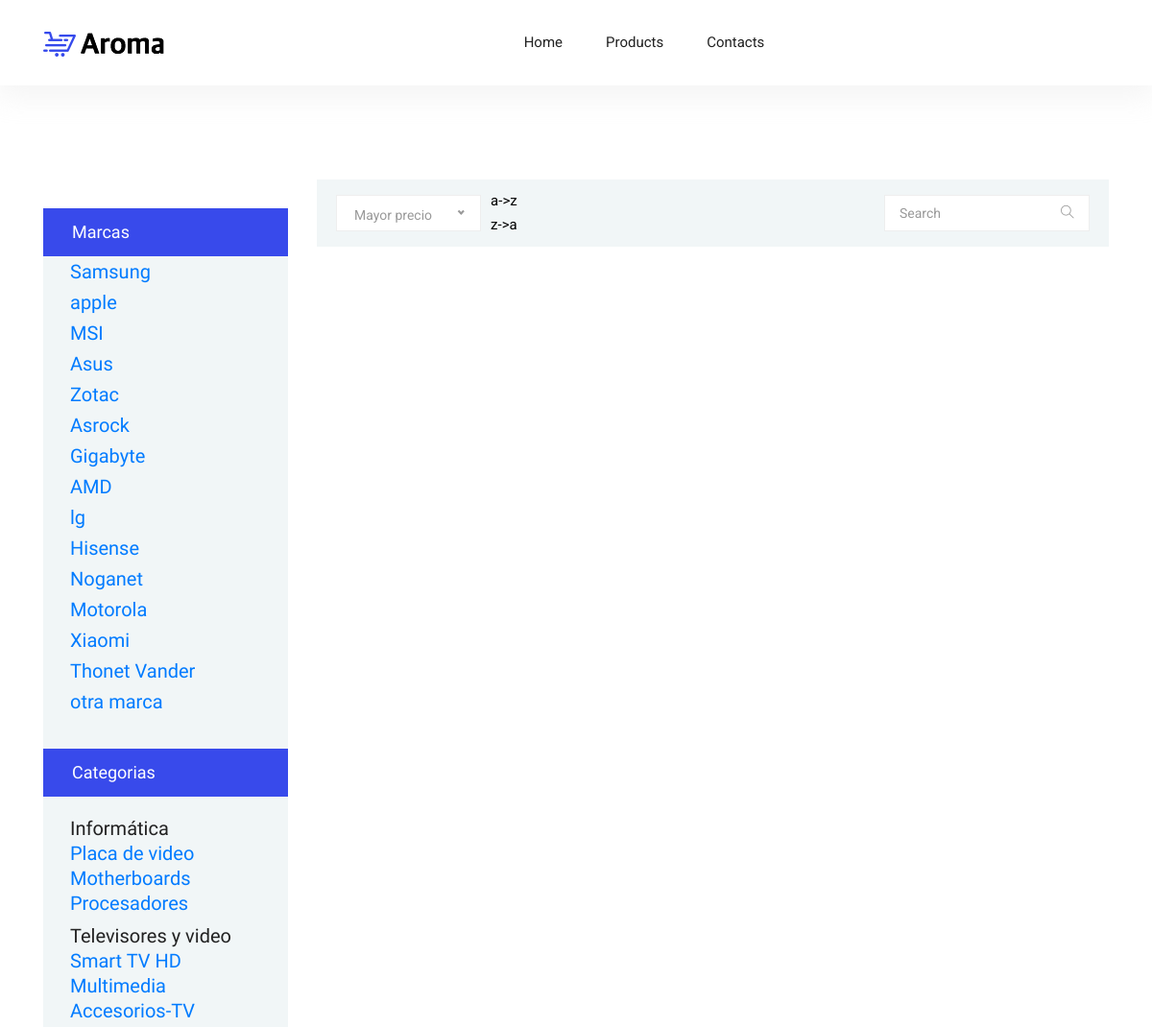
The page /tp-1/productosDeLaCategoria.php (upper part) on the database as committed earlier.
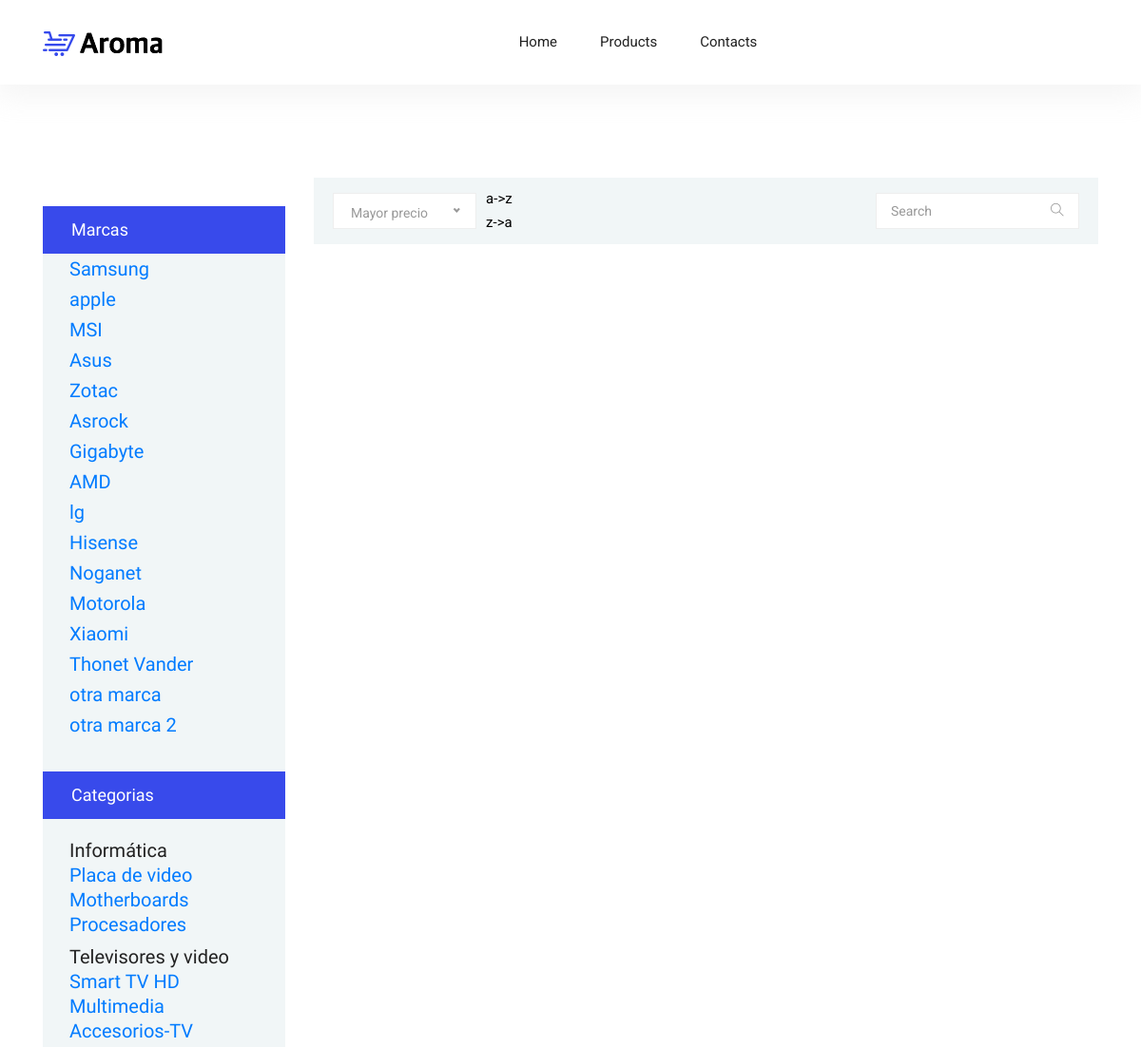
The same page on the database as committed later.
### tables this page shows
CREATE TABLE `marcas` (
  `id_marca` int(11) NOT NULL,
  `descripcion` varchar(100) DEFAULT NULL,
  `deshabilitado` char(1) NOT NULL DEFAULT '1'
);

CREATE TABLE `categorias` (
  `id_categoria` int(11) NOT NULL,
  `nombre` varchar(250) NOT NULL,
  `id_padre` int(11) NOT NULL DEFAULT 0,
  `deshabilitado` tinyint(1) NOT NULL DEFAULT 0
);

### tp-1/productosDeLaCategoria.php (the view, shortened to what the changed rows need)
<?php
 require_once('category.php');
?>

### tp-1/class/classMarcas.php (called while the page is built, shortened)
<?php
class sqlMarca{
    var $con;
    function sqlMarca ($con){
        $this->con = $con;
    }
    function getMarcas(){
        $sql = "SELECT * FROM marcas";
        return $this->con->query($sql, PDO::FETCH_ASSOC);
    }
}
?>

### tp-1/class/classCategory.php (called while the page is built, shortened)
<?php
class sqlCategoria{
    var $con;
    function sqlCategoria ($con){
        $this->con = $con;
    }
    function getCategorias($idPadre = 0){
        $sql = "SELECT * FROM categorias WHERE id_padre = ".$idPadre;
        return $this->con->query($sql, PDO::FETCH_ASSOC);
    }
}
?>

### tp-1/productosDeLaCategoria.php (the view, shortened to what the changed rows need)
<?php
 require_once('category.php');
?>

### tp-1/left_marcas.php (shortened to what the changed rows need)
                   <?php
include_once('class/classMarcas.php');
include_once('category.php');
?>
                   <div class="sidebar-filter">
                    <div class="common-filter">
                            <ul>
                                   <h4 class="panel-title">
                                   <?php
               if(empty($id_categoria)){
                 $marca =new sqlMarca($con);
                foreach($marca->getMarcas() as $row){ ?>
                 <li class="filter-list"><a href="category.php?marca=<?php echo $row['id_marca']?>" ><?php echo $row['descripcion']?><span></span></a></li><?php }}
                 else{
                    $marca =new sqlMarca($con);
                    foreach($marca->getMarcas() as $row){ ?>
                <li class="filter-list"><a href="category.php?categoria=<?php echo $id_categoria ?>&marca=<?php echo $row['id_marca']?>" ><?php echo $row['descripcion']?><span></span></a></li><?php }
                 }?>
                                </h4>
                            </ul>
                    </div>
                </div>

### tp-1/left_category.php (shortened to what the changed rows need)
<?php
require_once('class/classCategory.php');
?>
<div class="sidebar-categories">
                    <ul class="main-categories">
                        <div class="panel-group category-products" id="accordian">
                            <div class="panel panel-default">
                                <div class="panel-heading">
                                    <h4 class="panel-title">
                                        <?php
                                           if(empty($id_marca) ){
                                             $categoria =new sqlCategoria($con);
                                             foreach($categoria->getCategorias() as $row){ ?>
                                        <ul>
                                            <?php echo $row['nombre']?>
                                            <div class="panel panel-default">
                                                <div class="panel-heading">
                                                    <h4 class="panel-title">
                                                        <?php
                                                              $categoria =new sqlCategoria($con);
                                                              foreach($categoria->getCategorias($row['id_categoria']) as $row2){ ?>
                                                        <li> <a
                                                        href="category.php?categoria=<?php echo $row2['id_categoria']?>"><?php echo $row2['nombre']?></a>
                                                        </li>
                                                    <?php }?>
                                                    </h4>
                                                </div>
                                            </div>
                                            </ul>
                                            <?php }}else{
                                                    $categoria =new sqlCategoria($con);
                                                    foreach($categoria->getCategorias() as $row){ ?>
                                             <ul>
                                            <?php echo $row['nombre']?>
                                            <div class="panel panel-default">
                                                <div class="panel-heading">
                                                    <h4 class="panel-title">
                                                        <?php
                                                              $categoria =new sqlCategoria($con);
                                                              foreach($categoria->getCategorias($row['id_categoria']) as $row2){ ?>
                                                        <li> <a
                                                        href="category.php?marca=<?php echo $id_marca?>&categoria=<?php echo $row2['id_categoria']?>"><?php echo $row2['nombre']?></a>
                                                        </li>
                                                        <?php }?>
                                                    </h4>
                                                </div>
                                            </div>
                                            </ul>
                                            <?php }}?>
                                    </h4>
                                </div>
                            </div>
                        </div>
                    </ul>
                </div>

Rows that differ between the two databases and show on the page:
added marcas: descripcion "otra marca 2"
